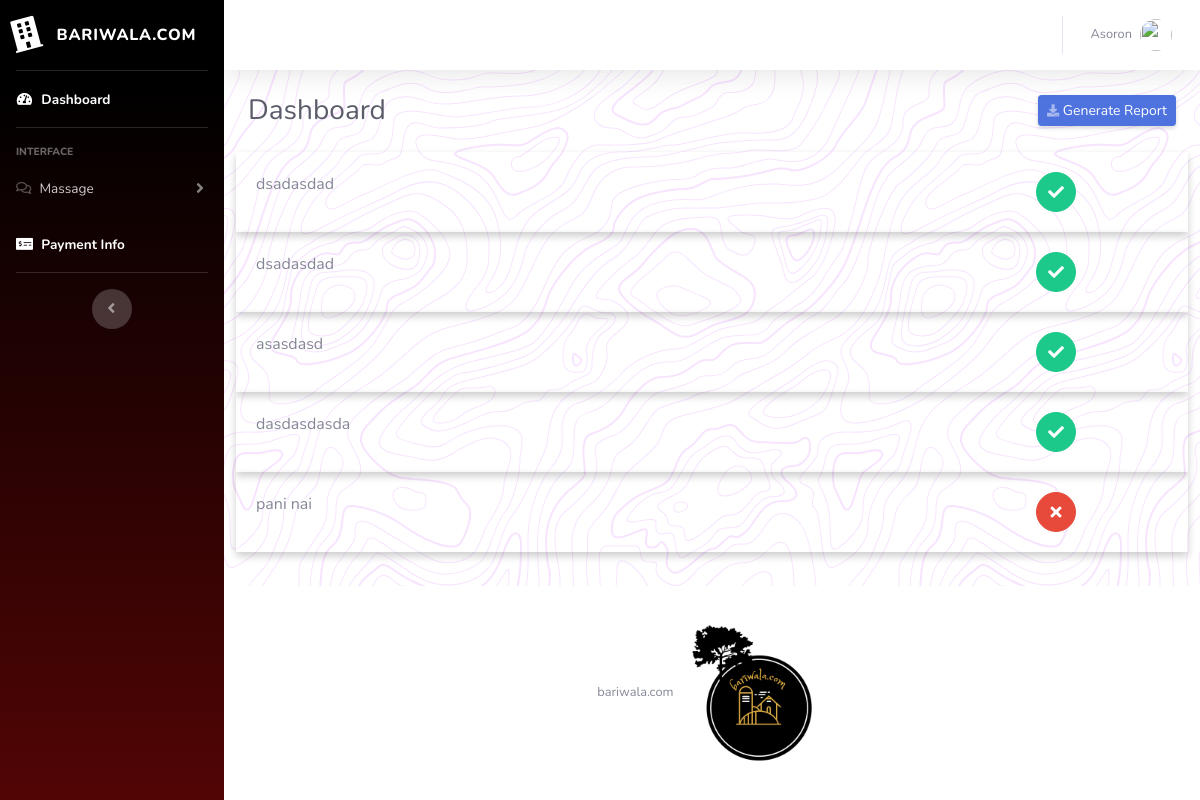
The app's page /view/viewmassages.php (signed in) with its own data.
### tables this page shows
CREATE TABLE `complain_box` (
  `id` int(11) NOT NULL,
  `user_id` int(11) NOT NULL,
  `complain` text NOT NULL,
  `status` varchar(255) NOT NULL,
  `created_at` timestamp NULL DEFAULT NULL,
  `updated_at` timestamp NULL DEFAULT NULL
);

### controller/database.php (called while the page is built, shortened)
<?php
class Database {
    private $conn;
    public function __construct() {
        $this->servername = "localhost";
        $this->username = "root";
        $this->password = "";
        $this->dbname = "bariwala";
        $this->conn = new mysqli($this->servername, $this->username, $this->password, $this->dbname);
    }
    public function select($select, $table, $where = "", $extention = "") {
        $sql = "SELECT " . $select . " FROM " . $table . " " . $where . " " . $extention;
        $result = $this->conn->query($sql);
        return $result;
    }
}
?>

### view/viewmassages.php (the view)
<!DOCTYPE html>
<html lang="en">
    <?php
    require_once "header.php";
    ?>
    <body id="page-top">
        <div id="wrapper">
            <?php
            require_once "sidebar.php";
            ?>
            <div id="content-wrapper" class="d-flex flex-column">
                <div id="content">
                    <?php
                    require_once "topbar.php"
                    ?>
                    <div class="container-fluid">
                        <div class="d-sm-flex align-items-center justify-content-between mb-4">
                            <h1 class="h3 mb-0 text-gray-800">Dashboard</h1>
                            <a href="#" class="d-none d-sm-inline-block btn btn-sm btn-primary shadow-sm"><i class="fas fa-download fa-sm text-white-50"></i> Generate Report</a>
                        </div>
                            <?php
                                require_once "../controller/database.php";
                                $id=$_SESSION['id'];
                                $select="*";
                                $table="complain_box";
                                $where="where user_id=$id";
                                $database=new Database();
                                $result=$database->select($select,$table,$where);
                                while ($row = mysqli_fetch_assoc($result)) {
                                ?>
                        <div class="row">
                            <div class="card-body">
                                <div class="row">
                                    <div class="col-sm-10">
                                        <?php echo $row["complain"] ?>
                                    </div>
                                    <div class="col-sm-2">
                                        <?php
                                            if($row["status"]=="unseen"){
                                                ?>
                                                <a href="" class="btn btn-danger btn-circle">
                                                    <i class="fas fa-times"> </i>
                                                </a>
                                        <?php
                                            }else{
                                        ?>
                                            <a href="" class="btn btn-success btn-circle">
                                                <i class="fas fa-check">  </i>
                                            </a>
                                        <?php
                                            }
                                        ?>
                                    </div>
                                </div>
                            </div>
                            </div>
                            <?php
                                }
                            ?>
                    </div>
                </div>
                <?php
                require_once "footer.php"
                ?>
                </body>
                </html>

### records on screen
complain_box: complain "dsadasdad", status "seen" (drawn)
complain_box: complain "dsadasdad", status "seen" (drawn)
complain_box: complain "asasdasd", status "seen" (drawn)
complain_box: complain "dasdasdasda", status "seen" (drawn)
complain_box: complain "pani nai", status "unseen" (drawn)

### other values on screen
$username "Asoron"
